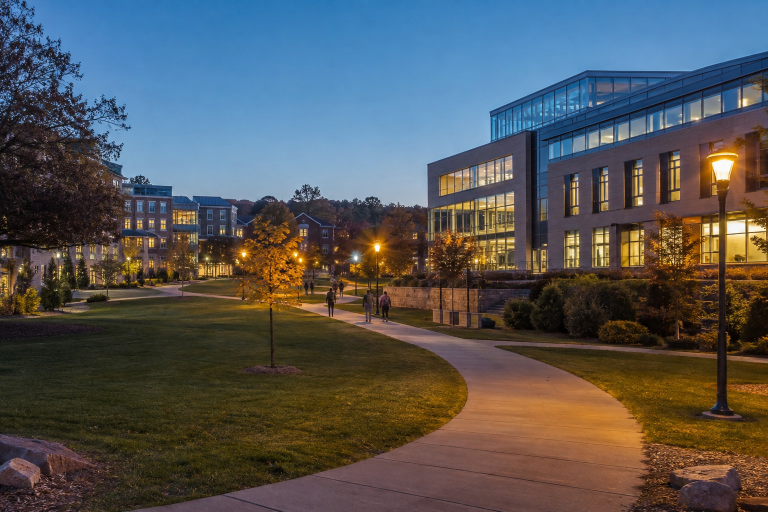
#> input picture data/dataset/FAKE/ai (1).png, 1536 x 1024 px (shown at 1/2 size); its folder holds only this picture in this run
$ python build_demo_dupes.py
#> lines starting #> are read from the running program, lines starting #| are printed output that depends on the picture
"""Generate committed near-duplicate fixtures for the demo feed.

The demo images in ``data/dataset/`` are all visually distinct, so the feed
diversity ranker has nothing to space apart. This script takes the app's own
``data/dataset/FAKE/`` images and produces a handful of near-duplicate variants
per image (repost-style crop / recolor / recompress / resize edits).

Cluster membership is known by construction — each source image and its variants
share one integer ``similarity_cluster`` — so no CLIP / embedding run is needed.
Pure Pillow, so it runs in the same lightweight env as the backend.

Output (all committed, served by the existing ``/static/demo`` mount):
    data/dataset/near_dupes/cluster_<NNNN>/original.jpg
    data/dataset/near_dupes/cluster_<NNNN>/variant_<NN>.jpg
    data/dataset/near_dupes/manifest.csv   (image_path,similarity_cluster)

Usage:
    python scripts/build_demo_dupes.py [--n-variants 5] [--max-edge 640]
"""
from __future__ import annotations

import argparse
import csv
import io
import random
from pathlib import Path

from PIL import Image, ImageEnhance

ROOT = Path(__file__).resolve().parents[1]
SOURCE_DIR = ROOT / "data" / "dataset" / "FAKE"
OUT_DIR = ROOT / "data" / "dataset" / "near_dupes"
DATASET_DIR = ROOT / "data" / "dataset"
IMAGE_EXTENSIONS = (".jpg", ".jpeg", ".png", ".webp", ".bmp")


def _fit(img: Image.Image, max_edge: int) -> Image.Image:
#> called with max_edge = 512
    longest = max(img.size)
#> longest = 1536
    if longest <= max_edge:
        return img
    scale = max_edge / longest
#> scale = 0.333
    return img.resize((round(img.width * scale), round(img.height * scale)), Image.Resampling.LANCZOS)
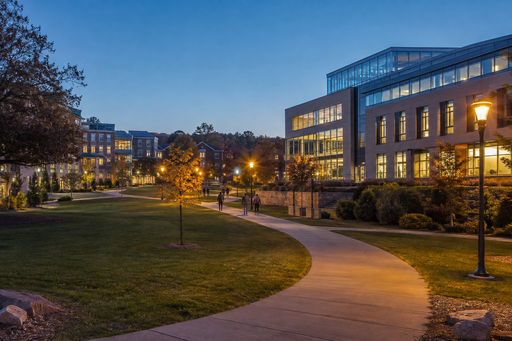
#> returned value: PIL image 512x341 RGB; mean R, G, B 84.2, 85.5, 86.2


def _recompress(img: Image.Image) -> Image.Image:
    buffer = io.BytesIO()
    img.convert("RGB").save(buffer, format="JPEG", quality=random.choice([30, 45, 60]))
    buffer.seek(0)
    return Image.open(buffer).convert("RGB")


def _center_crop(img: Image.Image) -> Image.Image:
    frac = random.uniform(0.75, 0.92)
    w, h = img.size
    cw, ch = int(w * frac), int(h * frac)
    left, top = (w - cw) // 2, (h - ch) // 2
    return img.crop((left, top, left + cw, top + ch)).resize((w, h), Image.Resampling.LANCZOS)


def _resize_roundtrip(img: Image.Image) -> Image.Image:
    scale = random.choice([0.5, 0.35, 0.25])
    w, h = img.size
    small = img.resize((max(1, int(w * scale)), max(1, int(h * scale))), Image.Resampling.LANCZOS)
    return small.resize((w, h), Image.Resampling.LANCZOS)


def _color_jitter(img: Image.Image) -> Image.Image:
    out = img
    for enhancer in (ImageEnhance.Brightness, ImageEnhance.Contrast, ImageEnhance.Color):
        out = enhancer(out).enhance(random.uniform(0.82, 1.18))
    return out


VARIANT_OPS = (_recompress, _center_crop, _resize_roundtrip, _color_jitter)


def _make_variant(base: Image.Image) -> Image.Image:
    out = base
    for op in random.sample(VARIANT_OPS, k=random.choice([1, 2])):
        out = op(out)
#> this loop made 1 pass
#> pass 1, in _make_variant, `out = op(out)`:
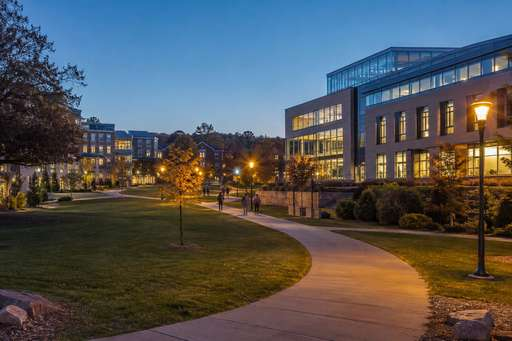
#> out: PIL image 512x341 RGB; mean R, G, B 84.3, 85.4, 86.3
    return out


def main() -> None:
    parser = argparse.ArgumentParser(description=__doc__)
    parser.add_argument("--n-variants", type=int, default=5, help="Variants per source image.")
    parser.add_argument("--max-edge", type=int, default=512, help="Longest-side pixel cap.")
    parser.add_argument("--seed", type=int, default=42)
    args = parser.parse_args()

    random.seed(args.seed)

    sources = sorted(p for p in SOURCE_DIR.iterdir() if p.suffix.lower() in IMAGE_EXTENSIONS)
    if not sources:
        raise SystemExit(f"No source images found in {SOURCE_DIR}")

    OUT_DIR.mkdir(parents=True, exist_ok=True)
    rows: list[dict[str, object]] = []

    for cluster_id, src_path in enumerate(sources):
        cluster_dir = OUT_DIR / f"cluster_{cluster_id:04d}"
        cluster_dir.mkdir(parents=True, exist_ok=True)
        base = _fit(Image.open(src_path).convert("RGB"), args.max_edge)

        members = [("original.jpg", base)]
        members += [(f"variant_{i:02d}.jpg", _make_variant(base)) for i in range(args.n_variants)]
#> the loop in _make_variant (call 2), `for op in random.sample(VARIANT_OPS, k=random.choice([1, 2])):` made 2 passes
#> pass 1, in _make_variant (call 2), `out = op(out)`:
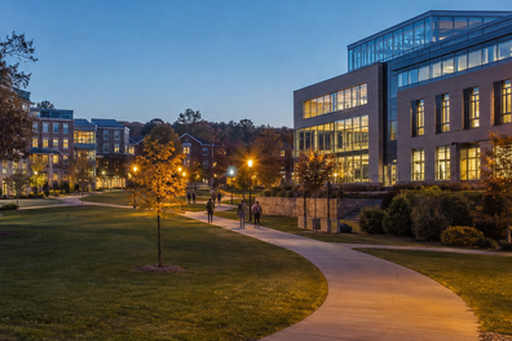
#> out: PIL image 512x341 RGB; mean R, G, B 89.6, 88.7, 84.9
#> pass 2, in _make_variant (call 2), `out = op(out)`:
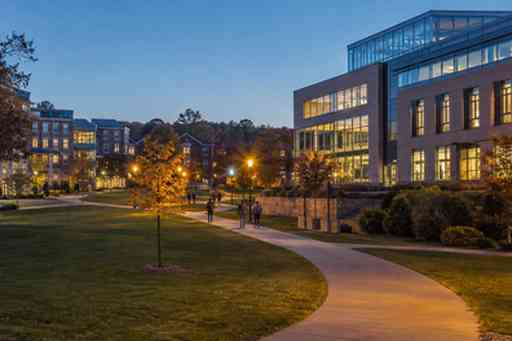
#> out: PIL image 512x341 RGB; mean R, G, B 89.8, 88.6, 85.2
#> the loop in _make_variant (call 3), `for op in random.sample(VARIANT_OPS, k=random.choice([1, 2])):` made 1 pass
#> pass 1, in _make_variant (call 3), `out = op(out)`:
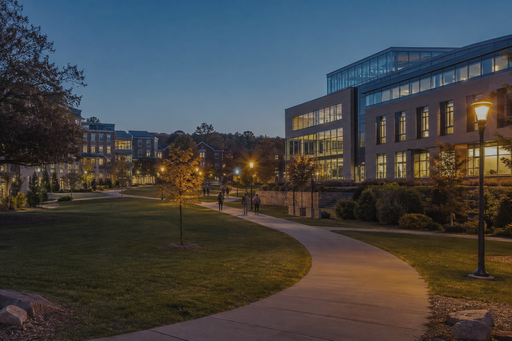
#> out: PIL image 512x341 RGB; mean R, G, B 68.6, 69.6, 69.9
#> the loop in _make_variant (call 4), `for op in random.sample(VARIANT_OPS, k=random.choice([1, 2])):` made 1 pass
#> pass 1, in _make_variant (call 4), `out = op(out)`:
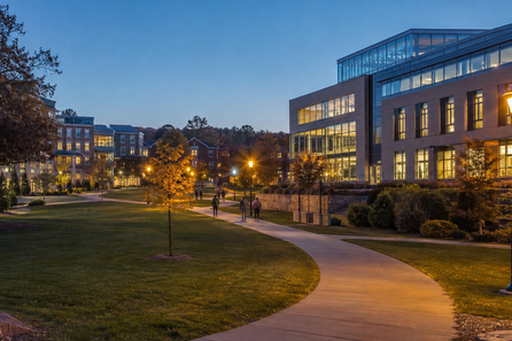
#> out: PIL image 512x341 RGB; mean R, G, B 87.6, 87.5, 85.4
#> the loop in _make_variant (call 5), `for op in random.sample(VARIANT_OPS, k=random.choice([1, 2])):` made 2 passes
#> pass 1, in _make_variant (call 5), `out = op(out)`:
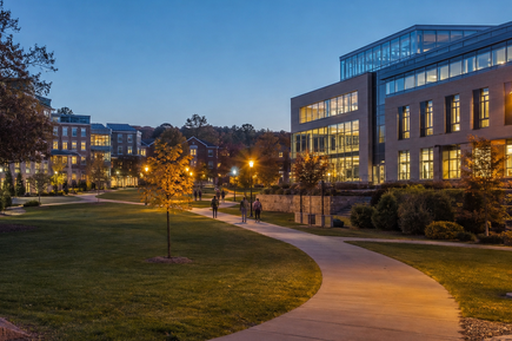
#> out: PIL image 512x341 RGB; mean R, G, B 87.9, 87.7, 85.2
#> members = 6 items

        for name, img in members:
            out_path = cluster_dir / name
            img.convert("RGB").save(out_path, format="JPEG", quality=85)
            rows.append({
                "image_path": out_path.relative_to(DATASET_DIR).as_posix(),
                "similarity_cluster": cluster_id,
            })
#> this loop made 6 passes
#> name on passes 1 to 6: 'original.jpg', 'variant_00.jpg', 'variant_01.jpg', 'variant_02.jpg', 'variant_03.jpg', 'variant_04.jpg'
#> after the loop, rows = 6 items

    manifest_path = OUT_DIR / "manifest.csv"
    with open(manifest_path, "w", newline="") as f:
        writer = csv.DictWriter(f, fieldnames=["image_path", "similarity_cluster"])
        writer.writeheader()
        writer.writerows(rows)

    print(f"Generated {len(sources)} clusters / {len(rows)} images -> {OUT_DIR}")
#| Generated 1 clusters / 6 images -> data/dataset/near_dupes
    print(f"Manifest: {manifest_path}")


if __name__ == "__main__":
    main()

$ run again, on data/dataset/FAKE/ai (3).png
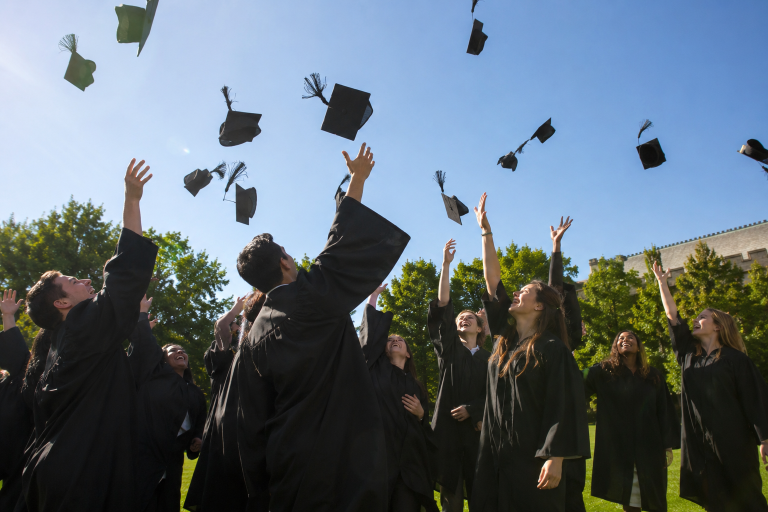
#> input picture data/dataset/FAKE/ai (3).png, 1536 x 1024 px (shown at 1/2 size)
#> longest = 1536
#> scale = 0.333
#> the loop in _make_variant (call 3), `for op in random.sample(VARIANT_OPS, k=random.choice([1, 2])):` made 1 pass
#> pass 1, in _make_variant (call 3), `out = op(out)`:
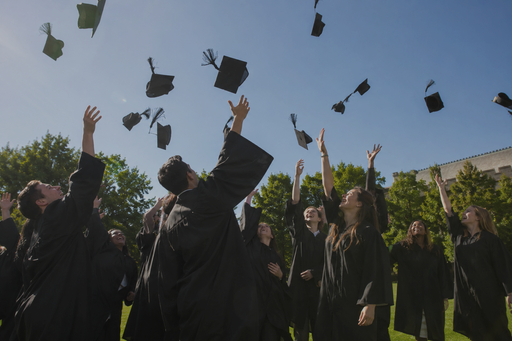
#> out: PIL image 512x341 RGB; mean R, G, B 81, 89.4, 96
#> the loop in _make_variant (call 5), `for op in random.sample(VARIANT_OPS, k=random.choice([1, 2])):` made 2 passes
#> pass 1, in _make_variant (call 5), `out = op(out)`:
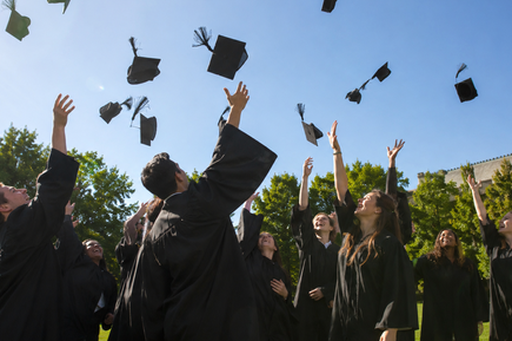
#> out: PIL image 512x341 RGB; mean R, G, B 98.9, 112.1, 122.2
#> members = 6 items
#> the loop in main, `for name, img in members:` made 6 passes
#> name on passes 1 to 6: 'original.jpg', 'variant_00.jpg', 'variant_01.jpg', 'variant_02.jpg', 'variant_03.jpg', 'variant_04.jpg'
#| Generated 1 clusters / 6 images -> data/dataset/near_dupes

$ run again, on data/dataset/FAKE/ai (4).png
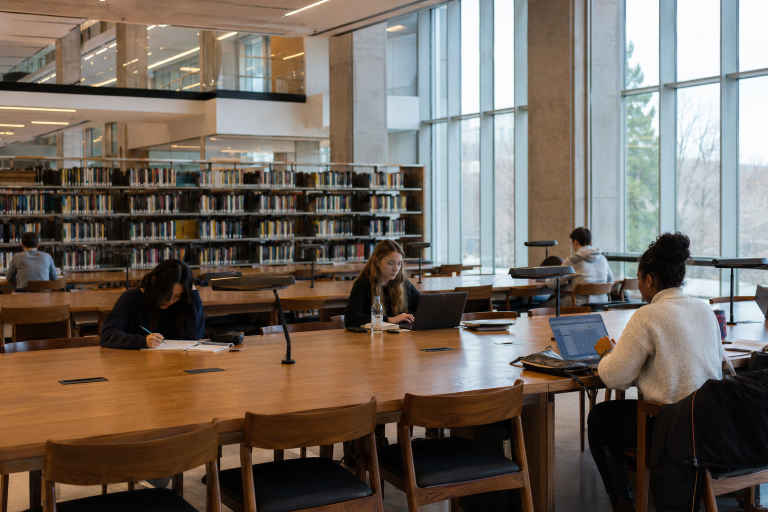
#> input picture data/dataset/FAKE/ai (4).png, 1536 x 1024 px (shown at 1/2 size)
#> longest = 1536
#> scale = 0.333
#> the loop in _make_variant (call 4), `for op in random.sample(VARIANT_OPS, k=random.choice([1, 2])):` made 1 pass
#> pass 1, in _make_variant (call 4), `out = op(out)`:
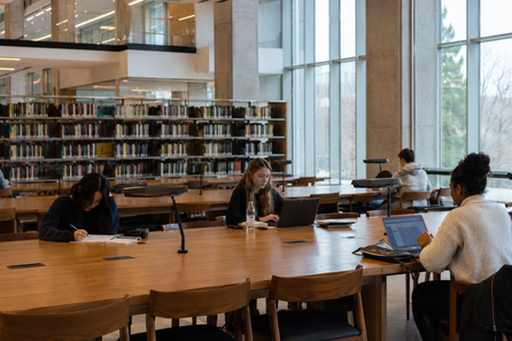
#> out: PIL image 512x341 RGB; mean R, G, B 115.8, 105.3, 95.2
#> the loop in _make_variant (call 5), `for op in random.sample(VARIANT_OPS, k=random.choice([1, 2])):` made 2 passes
#> pass 1, in _make_variant (call 5), `out = op(out)`:
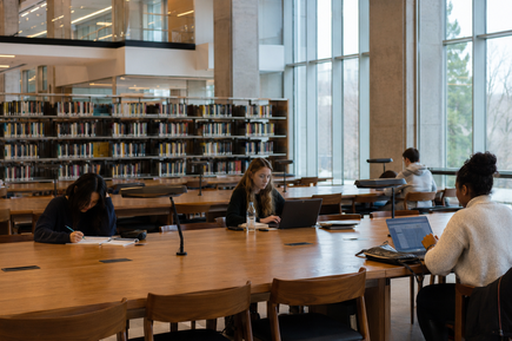
#> out: PIL image 512x341 RGB; mean R, G, B 115.8, 105.2, 94.9
#> members = 6 items
#> the loop in main, `for name, img in members:` made 6 passes
#> name on passes 1 to 6: 'original.jpg', 'variant_00.jpg', 'variant_01.jpg', 'variant_02.jpg', 'variant_03.jpg', 'variant_04.jpg'
#| Generated 1 clusters / 6 images -> data/dataset/near_dupes

$ run again, on data/dataset/FAKE/ai (5).png
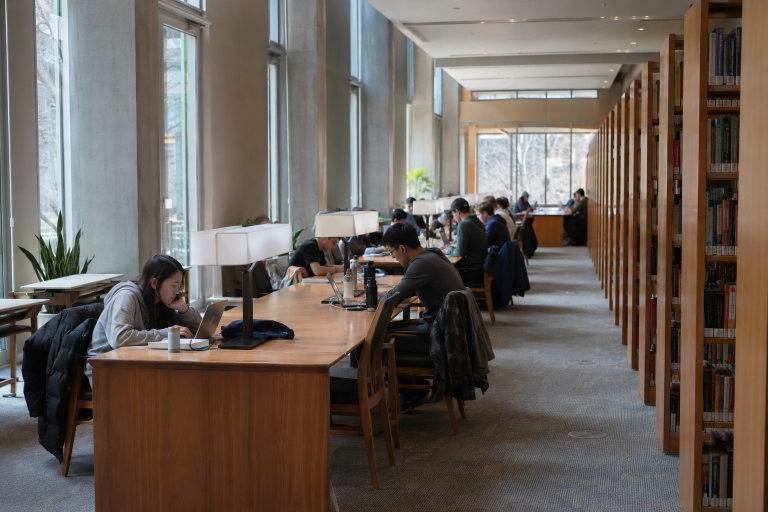
#> input picture data/dataset/FAKE/ai (5).png, 1536 x 1024 px (shown at 1/2 size)
#> longest = 1536
#> scale = 0.333
#> the loop in _make_variant (call 5), `for op in random.sample(VARIANT_OPS, k=random.choice([1, 2])):` made 2 passes
#> pass 1, in _make_variant (call 5), `out = op(out)`:
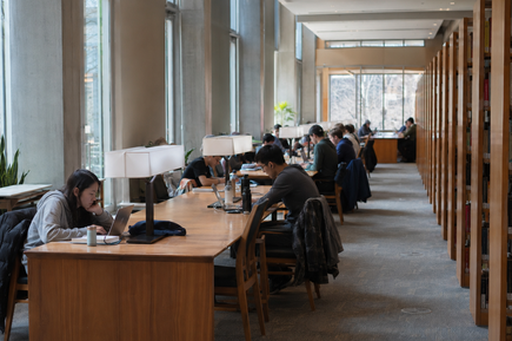
#> out: PIL image 512x341 RGB; mean R, G, B 108.2, 98.6, 91.2
#> members = 6 items
#> the loop in main, `for name, img in members:` made 6 passes
#> name on passes 1 to 6: 'original.jpg', 'variant_00.jpg', 'variant_01.jpg', 'variant_02.jpg', 'variant_03.jpg', 'variant_04.jpg'
#| Generated 1 clusters / 6 images -> data/dataset/near_dupes
